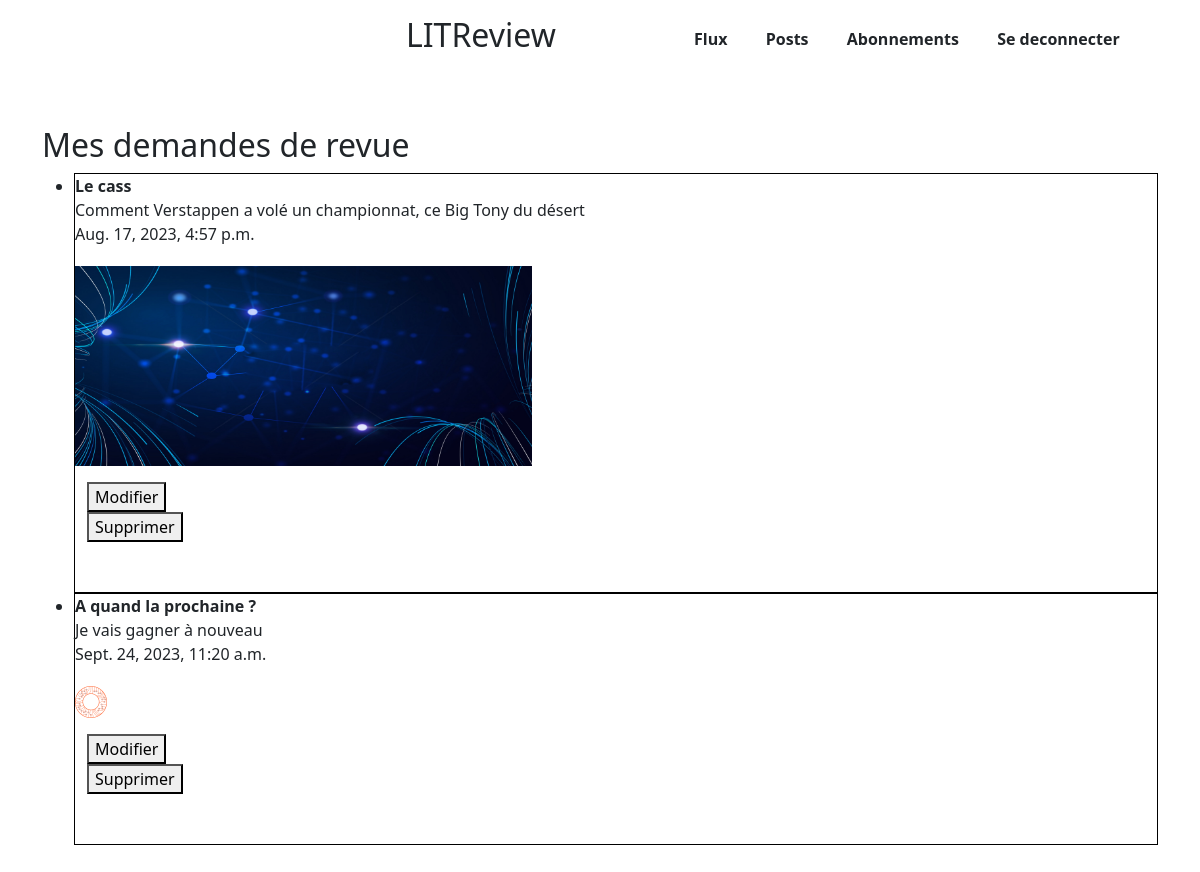
/posts (signed in), run on an earlier commit of the app's database.
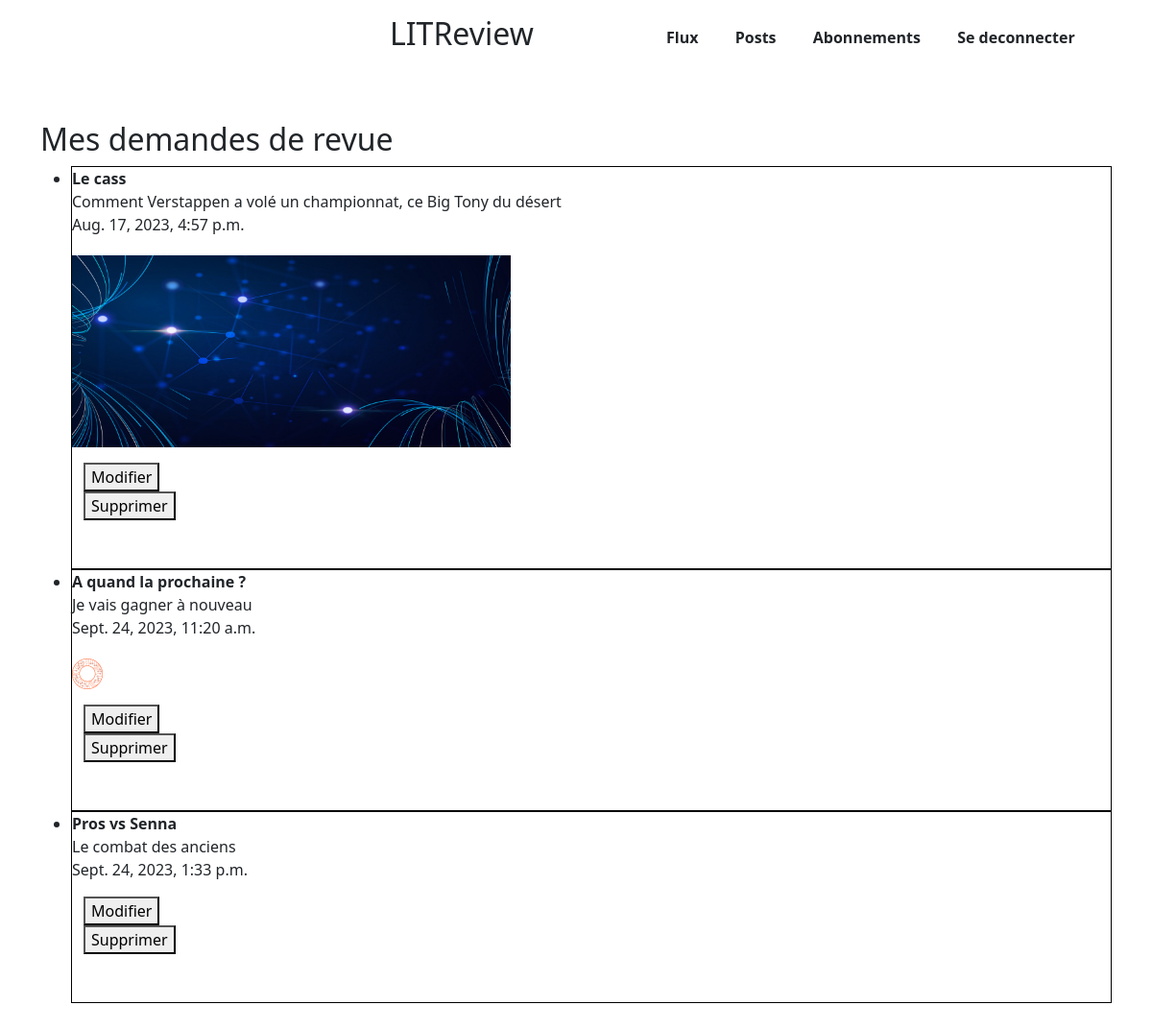
And on a later commit of the database.
### critiques/models.py (models this page shows, shortened)
class Ticket(models.Model):
    title = models.CharField(max_length=128)
    description = models.TextField(max_length=2048, blank=True)
    image = models.ImageField(null=True, blank=True)
    time_created = models.DateTimeField(auto_now_add=True)
    user = models.ForeignKey(to=settings.AUTH_USER_MODEL, on_delete=models.CASCADE)

### critiques/views.py (the view)
# urls.py: path("posts", user_tickets, name="posts"),
@login_required
def user_tickets(request):
    user_tickets = Ticket.objects.filter(user=request.user)
    return render(request, "posts.html", {"tickets": user_tickets})

### critiques/templates/posts.html (shortened to what this page needs)
{% extends "base.html" %}
{% load static %}
{% block additional_css %}
<link rel="stylesheet" href="{% static 'critiques/css/posts.css' %}">
{% endblock %}
{% block content %}
<div class="container py-5"><h2>Mes demandes de revue</h2>
{% if tickets %}
<ul>
    {% for ticket in tickets %}
    <li>
        <strong>{{ ticket.title }}</strong><br>
        {{ ticket.description }}<br>
        {{ ticket.time_created }}<br>
        {% if ticket.image %}
        <div class="img_container">
            <img src="{{ ticket.image.url }}" alt="{{ ticket.title }}" style="max-height: 200px; width: auto;">
        </div>
        {% endif %}
        <div class="container pt-3">
            <button><a href="{% url 'edit_ticket' ticket.id %}">Modifier</a>
            </button>
            <form action="{% url 'delete_ticket' ticket.id %}" method="post">
                <button type="submit">Supprimer</button>
            </form>
        </div>
    </li>
    {% endfor %}
</ul>
{% else %}
<p>Vous n'avez pas encore créé de demandes de revue.</p>
{% endif %}
</div>
{% endblock %}

What changed in the data, as far as the page shows it:
added Ticket: title "Pros vs Senna", description "Le combat des anciens", time_created "Sept. 24, 2023, 1:33 p.m."
